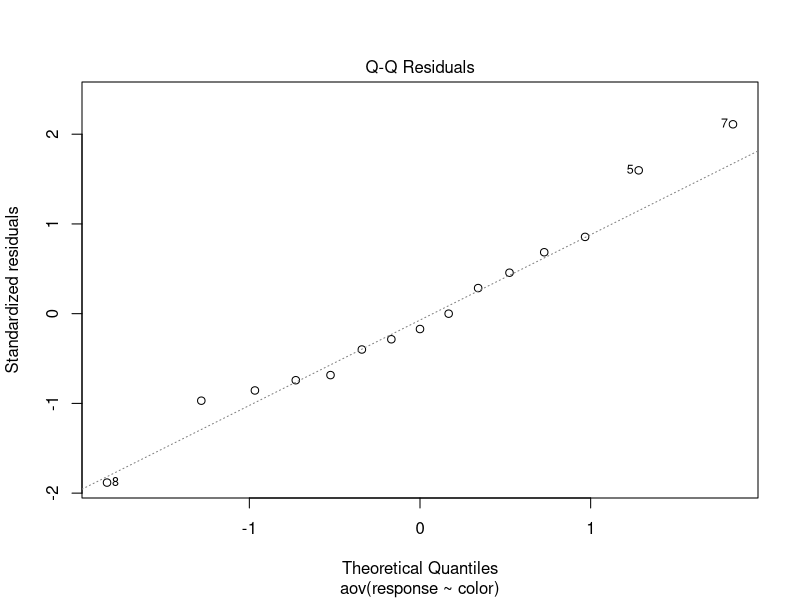
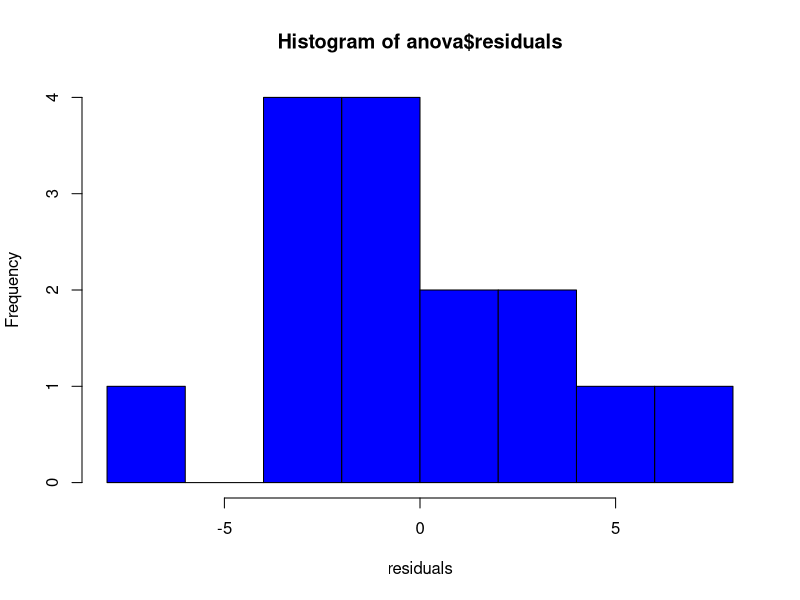
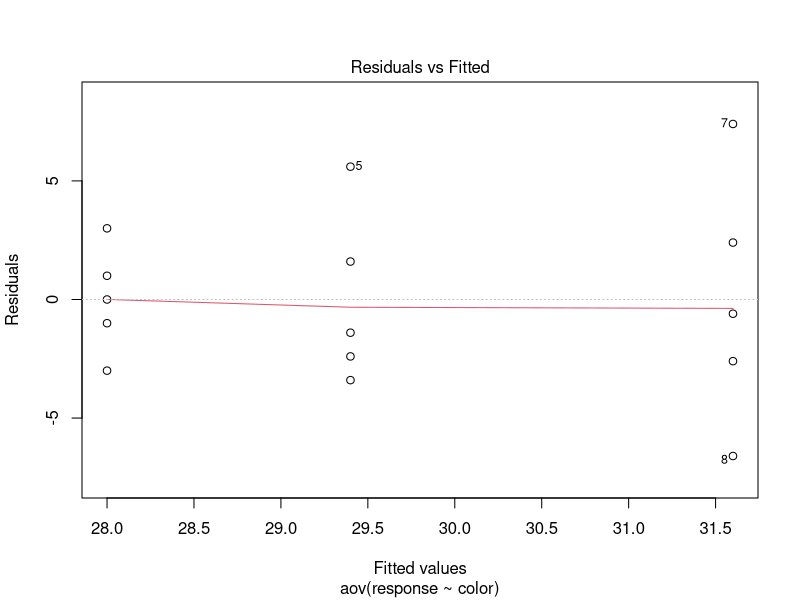
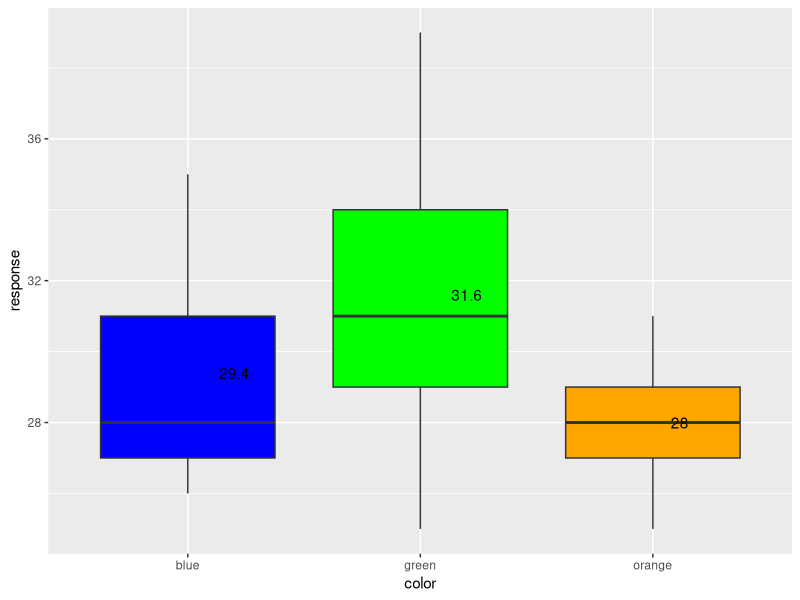

These charts were generated, in order, by the following R code:
## ---- chunk 1
library(tidyverse)
library(car)
library(ggplot2)
## ---- chunk 2
color=rep(c('blue','green','orange'), each=5)
response =c(28,26,31,27,35, 34,39,25,31,29, 31,25,27,29,28)
color=as.factor(color)
ques=data.frame(color,response)
ques
## ---- chunk 3
#ANOVA
anova=aov(response~color, data=ques)
summary(anova)
## ---- chunk 4
plot(anova,which=2) # gives normal QQ plot
hist(anova$residuals, xlab = "residuals", col = "blue") # normal probability plot
## ---- chunk 5
shapiro.test(anova$residuals)
## ---- chunk 6
plot(anova,which=1) # give residual vs fitted values
## ---- chunk 7
bartlett.test(response~color)
## ---- chunk 8
leveneTest(anova)
## ---- chunk 9
ggplot(ques, aes(x = color, y = response, fill = color)) + 
  geom_boxplot(show.legend = FALSE, fill = c("blue", "green", "orange")) +
  stat_summary(aes(label = round(after_stat(y), 1)),
               geom = "text",hjust = -1)
## ---- chunk 10
outlierTest(anova)
